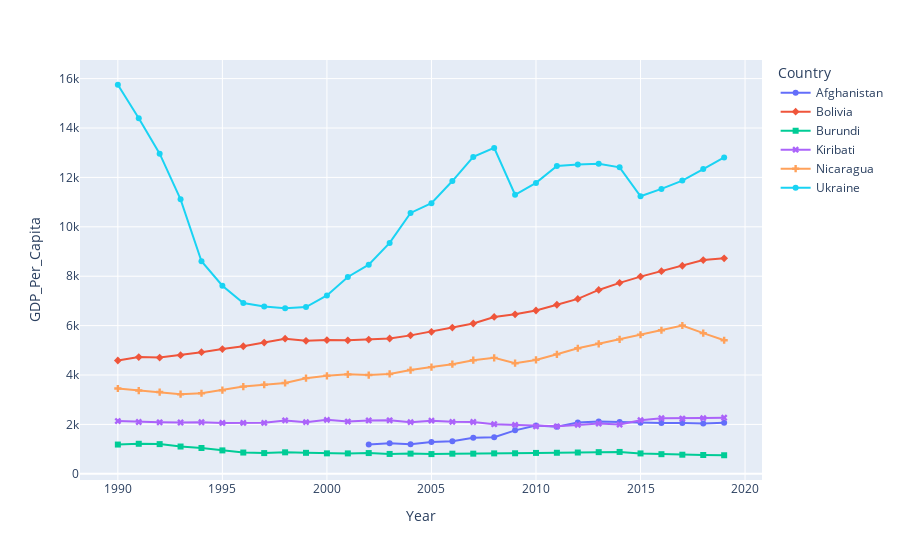

Write notebook code for a chart like this one.
### Code cell
fig2 = px.line(filtered_gdp_cont_pop_trade.loc[filtered_gdp_cont_pop_trade['Country'].isin(min_gdp2019_countries['Country'])], x='Year', y='GDP_Per_Capita', color='Country', symbol="Country")
fig2.show()

### Figure 1 — Plotly figure (JSON) as saved in the notebook; plotly's stock layout.template omitted (floating-point values rounded to 4 significant figures)
{"data": [{"hovertemplate": "Country=Afghanistan<br>Year=%{x}<br>GDP_Per_Capita=%{y}<extra></extra>", "legendgroup": "Afghanistan", "line": {"color": "#636efa", "dash": "solid"}, "marker": {"symbol": "circle"}, "mode": "lines+markers", "name": "Afghanistan", "orientation": "v", "showlegend": true, "type": "scatter", "x": [2002, 2003, 2004, 2005, 2006, 2007, 2008, 2009, 2010, 2011, 2012, 2013, 2014, 2015, 2016, 2017, 2018, 2019], "xaxis": "x", "y": [1190.0, 1236.0, 1200.0, 1287.0, 1316.0, 1461.0, 1484.0, 1759.0, 1957.0, 1905.0, 2075.0, 2116.0, 2102.0, 2068.0, 2057.0, 2058.0, 2034.0, 2065.0], "yaxis": "y"}, {"hovertemplate": "Country=Bolivia<br>Year=%{x}<br>GDP_Per_Capita=%{y}<extra></extra>", "legendgroup": "Bolivia", "line": {"color": "#EF553B", "dash": "solid"}, "marker": {"symbol": "diamond"}, "mode": "lines+markers", "name": "Bolivia", "orientation": "v", "showlegend": true, "type": "scatter", "x": [1990, 1991, 1992, 1993, 1994, 1995, 1996, 1997, 1998, 1999, 2000, 2001, 2002, 2003, 2004, 2005, 2006, 2007, 2008, 2009, 2010, 2011, 2012, 2013, 2014, 2015, 2016, 2017, 2018, 2019], "xaxis": "x", "y": [4587.0, 4728.0, 4706.0, 4805.0, 4925.0, 5050.0, 5164.0, 5312.0, 5469.0, 5386.0, 5416.0, 5403.0, 5434.0, 5479.0, 5605.0, 5750.0, 5921.0, 6085.0, 6351.0, 6456.0, 6613.0, 6845.0, 7081.0, 7444.0, 7731.0, 7984.0, 8203.0, 8424.0, 8656.0, 8724.0], "yaxis": "y"}, {"hovertemplate": "Country=Burundi<br>Year=%{x}<br>GDP_Per_Capita=%{y}<extra></extra>", "legendgroup": "Burundi", "line": {"color": "#00cc96", "dash": "solid"}, "marker": {"symbol": "square"}, "mode": "lines+markers", "name": "Burundi", "orientation": "v", "showlegend": true, "type": "scatter", "x": [1990, 1991, 1992, 1993, 1994, 1995, 1996, 1997, 1998, 1999, 2000, 2001, 2002, 2003, 2004, 2005, 2006, 2007, 2008, 2009, 2010, 2011, 2012, 2013, 2014, 2015, 2016, 2017, 2018, 2019], "xaxis": "x", "y": [1185.0, 1216.0, 1202.0, 1105.0, 1045.0, 947.8, 861.5, 839.2, 870.0, 850.0, 828.0, 826.0, 839.8, 804.9, 817.5, 798.7, 815.1, 815.9, 827.8, 831.6, 846.2, 852.5, 862.7, 877.3, 886.2, 825.2, 794.6, 773.6, 761.5, 751.7], "yaxis": "y"}, {"hovertemplate": "Country=Kiribati<br>Year=%{x}<br>GDP_Per_Capita=%{y}<extra></extra>", "legendgroup": "Kiribati", "line": {"color": "#ab63fa", "dash": "solid"}, "marker": {"symbol": "x"}, "mode": "lines+markers", "name": "Kiribati", "orientation": "v", "showlegend": true, "type": "scatter", "x": [1990, 1991, 1992, 1993, 1994, 1995, 1996, 1997, 1998, 1999, 2000, 2001, 2002, 2003, 2004, 2005, 2006, 2007, 2008, 2009, 2010, 2011, 2012, 2013, 2014, 2015, 2016, 2017, 2018, 2019], "xaxis": "x", "y": [2136.0, 2098.0, 2086.0, 2078.0, 2087.0, 2059.0, 2063.0, 2064.0, 2162.0, 2092.0, 2186.0, 2117.0, 2161.0, 2166.0, 2091.0, 2152.0, 2105.0, 2099.0, 2008.0, 1981.0, 1925.0, 1922.0, 1981.0, 2036.0, 1994.0, 2171.0, 2250.0, 2237.0, 2256.0, 2272.0], "yaxis": "y"}, {"hovertemplate": "Country=Nicaragua<br>Year=%{x}<br>GDP_Per_Capita=%{y}<extra></extra>", "legendgroup": "Nicaragua", "line": {"color": "#FFA15A", "dash": "solid"}, "marker": {"symbol": "cross"}, "mode": "lines+markers", "name": "Nicaragua", "orientation": "v", "showlegend": true, "type": "scatter", "x": [1990, 1991, 1992, 1993, 1994, 1995, 1996, 1997, 1998, 1999, 2000, 2001, 2002, 2003, 2004, 2005, 2006, 2007, 2008, 2009, 2010, 2011, 2012, 2013, 2014, 2015, 2016, 2017, 2018, 2019], "xaxis": "x", "y": [3454.0, 3372.0, 3310.0, 3224.0, 3261.0, 3385.0, 3532.0, 3606.0, 3677.0, 3872.0, 3969.0, 4026.0, 3999.0, 4043.0, 4200.0, 4321.0, 4439.0, 4601.0, 4694.0, 4477.0, 4612.0, 4838.0, 5083.0, 5263.0, 5443.0, 5630.0, 5812.0, 6004.0, 5695.0, 5407.0], "yaxis": "y"}, {"hovertemplate": "Country=Ukraine<br>Year=%{x}<br>GDP_Per_Capita=%{y}<extra></extra>", "legendgroup": "Ukraine", "line": {"color": "#19d3f3", "dash": "solid"}, "marker": {"symbol": "circle"}, "mode": "lines+markers", "name": "Ukraine", "orientation": "v", "showlegend": true, "type": "scatter", "x": [1990, 1991, 1992, 1993, 1994, 1995, 1996, 1997, 1998, 1999, 2000, 2001, 2002, 2003, 2004, 2005, 2006, 2007, 2008, 2009, 2010, 2011, 2012, 2013, 2014, 2015, 2016, 2017, 2018, 2019], "xaxis": "x", "y": [15750.0, 14400.0, 12960.0, 11110.0, 8607.0, 7617.0, 6916.0, 6770.0, 6701.0, 6751.0, 7221.0, 7969.0, 8468.0, 9349.0, 10560.0, 10960.0, 11850.0, 12830.0, 13200.0, 11300.0, 11780.0, 12470.0, 12530.0, 12550.0, 12410.0, 11240.0, 11530.0, 11870.0, 12340.0, 12810.0], "yaxis": "y"}], "layout": {"legend": {"title": {"text": "Country"}, "tracegroupgap": 0}, "margin": {"t": 60}, "xaxis": {"anchor": "y", "domain": [0, 1], "title": {"text": "Year"}}, "yaxis": {"anchor": "x", "domain": [0, 1], "title": {"text": "GDP_Per_Capita"}}}}
